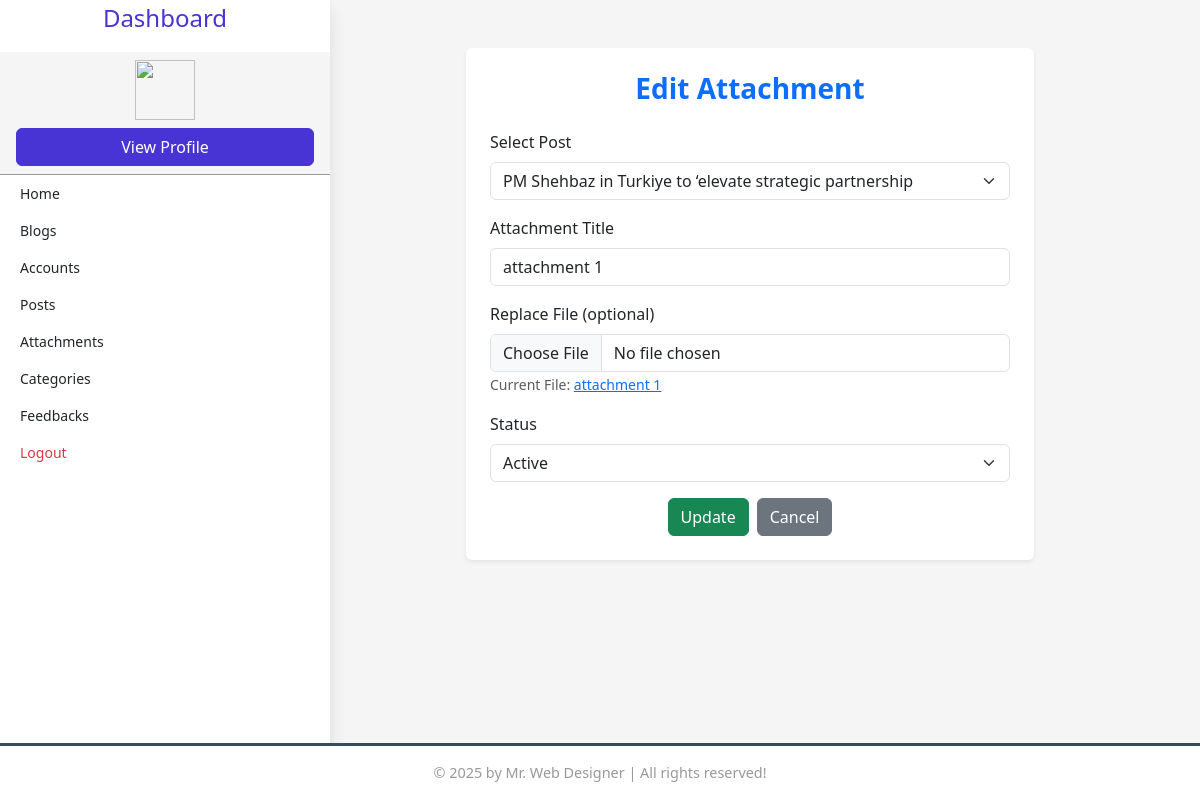
/admin/add_attachment.php?id=32, run on the app's committed database.
### tables this page shows
CREATE TABLE `post_atachment` (
  `post_atachment_id` int(11) NOT NULL AUTO_INCREMENT,
  `post_id` int(11) DEFAULT NULL,
  `post_attachment_title` varchar(200) DEFAULT NULL,
  `post_attachment_path` text DEFAULT NULL,
  `is_active` enum('Active','InActive') DEFAULT NULL,
  `created_at` timestamp NOT NULL DEFAULT current_timestamp() ON UPDATE current_timestamp(),
  `updated_at` timestamp NULL DEFAULT NULL,
  PRIMARY KEY (`post_atachment_id`),
  KEY `fk1` (`post_id`),
  CONSTRAINT `fk1` FOREIGN KEY (`post_id`) REFERENCES `post` (`post_id`) ON DELETE CASCADE ON UPDATE CASCADE
);

CREATE TABLE `post` (
  `post_id` int(11) NOT NULL AUTO_INCREMENT,
  `blog_id` int(11) DEFAULT NULL,
  `post_title` varchar(200) NOT NULL,
  `post_summary` text NOT NULL,
  `post_description` longtext NOT NULL,
  `featured_image` text DEFAULT NULL,
  `post_status` enum('Active','InActive') DEFAULT NULL,
  `is_comment_allowed` tinyint(1) NOT NULL DEFAULT 1,
  `created_at` timestamp NOT NULL DEFAULT current_timestamp(),
  `updated_at` timestamp NULL DEFAULT NULL,
  PRIMARY KEY (`post_id`),
  KEY `blog_id` (`blog_id`),
  CONSTRAINT `post_ibfk_1` FOREIGN KEY (`blog_id`) REFERENCES `blog` (`blog_id`) ON DELETE CASCADE ON UPDATE CASCADE
);

### admin/add_attachment.php (the view, shortened to what this page needs)
<?php
require("../require/dashboard_layout.php");
require("../require/db_connection/connection.php");
$flag = false;
if(isset($_GET['id'])){
    $flag = true;
}
$attachment = null;
if ($flag) {
    $id = $_GET['id'];
    $editQuery = "SELECT * FROM post_atachment WHERE post_atachment_id = $id";
    $editResult = mysqli_query($connection, $editQuery);
    $attachment = mysqli_fetch_assoc($editResult);
}
$postQuery = "SELECT post_id, post_title FROM post";
$postResult = mysqli_query($connection, $postQuery);
?>
<main class="col-12 col-md-9 dashboard p-4 mt-5">
    <div class="col-lg-8 mx-auto bg-white p-4 rounded shadow-sm">
        <h3 class="mb-4 text-center fw-bold text-primary"><?= $flag ? 'Edit Attachment' : 'Add Attachment' ?></h3>
        <form action="../processes/attachment_process.php" method="POST" enctype="multipart/form-data">
            <div class="mb-3">
                <label class="form-label">Select Post</label>
                <select name="post_id" class="form-select" required>
                    <?php while ($post = mysqli_fetch_assoc($postResult)) { ?>
                        <option value="<?= $post['post_id'] ?>" <?= $flag && $post['post_id'] == $attachment['post_id'] ? 'selected' : '' ?>>
                            <?= $post['post_title'] ?>
                        </option>
                    <?php } ?>
                </select>
            </div>
            <div class="mb-3">
                <label class="form-label">Attachment Title</label>
                <input type="text" name="attachment_title" class="form-control" value="<?= $flag ? $attachment['post_attachment_title'] : '' ?>" required>
            </div>
            <div class="mb-3">
                <label class="form-label"><?= $flag ? 'Replace File (optional)' : 'Choose File' ?></label>
                <input type="file" name="attachment_file" class="form-control" <?= $flag ? '' : 'required' ?>>
                <?php if ($flag){ ?>
                    <small class="text-muted">
                        Current File:
                        <a href="<?= "../processes/" . $attachment['post_attachment_path'] ?>" target="_blank">
                            <?= $attachment['post_attachment_title'] ?>
                        </a>
                    </small>
                <?php } ?>
            </div>
            <div class="mb-3">
                <label class="form-label">Status</label>
                <select name="is_active" class="form-select">
                    <option value="Active" <?= !$flag || $attachment['is_active'] === 'Active' ? 'selected' : '' ?>>Active</option>
                </select>
            </div>
            <div class="d-flex justify-content-center">
                <button type="submit" class="btn btn-<?= $flag ? 'success' : 'primary' ?> me-2"><?= $flag ? 'Update' : 'Upload Attachment' ?></button>
                <a href="attachments.php" class="btn btn-secondary">Cancel</a>
            </div>
        </form>
    </div>
</main>

### css/admin_style.css (style rules this page uses)
:root { --main-color: #4834d4; --red: #e74c3c; --black: #384c5f; --white: #fff; --light-bg: #f5f5f5; --light-color: #999; --border: .2rem solid var(--black); --box-shadow: 0 .5rem 1rem rgba(0, 0, 0, .1); }
body { margin: 0; padding: 0; background-color: var(--light-bg); font-family: 'Segoe UI', Tahoma, Geneva, Verdana, sans-serif; display: flex; flex-direction: column; min-height: 100vh; }
.dashboard { padding-top: 0 !important; overflow-x: auto; white-space: nowrap; }
body { margin: 0; padding-bottom: 4rem; }

### css/style.css (style rules this page uses)
:root { --primary: #4834d4; --dark-bg: rgba(0, 0, 0, 0.6); --text-light: #f8f9fa; }

### data on the page
post_atachment: post_id "PM Shehbaz in Turkiye to ‘elevate strategic partnership", attachment_title "attachment 1", post_attachment_title "attachment 1", is_active "Active"
